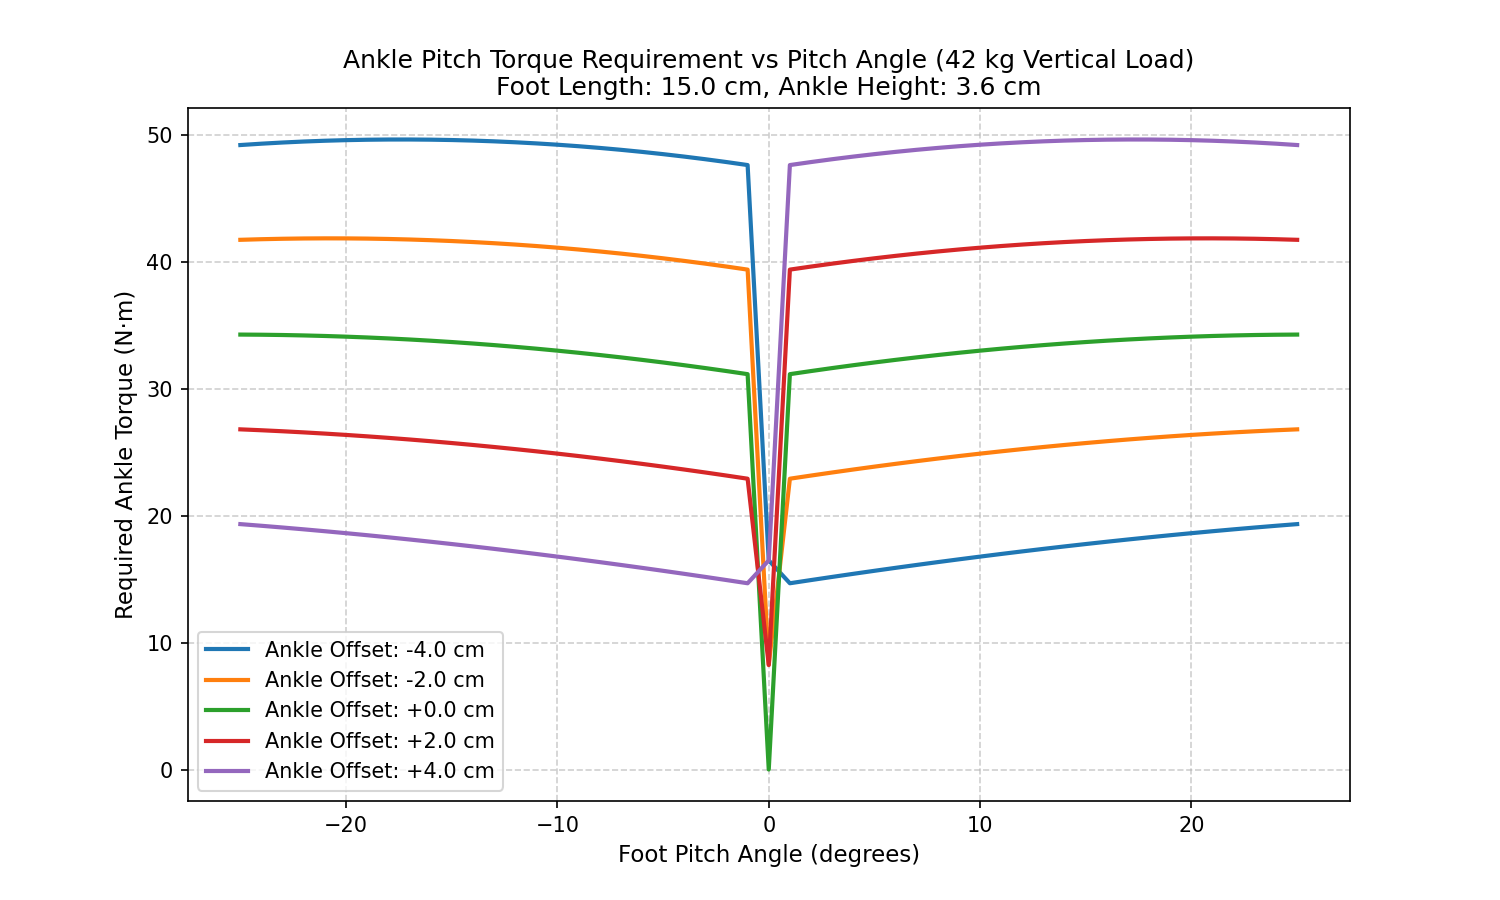

Source code (Python):
import numpy as np
import matplotlib.pyplot as plt

# Parameters
M = 42.0  # mass in kg
g = 9.81  # gravity m/s^2
W = M * g  # Weight force in N
foot_length = 0.15  # 15 cm
z_uj = 0.036  # 3.6 cm ankle height
pitch_range = np.arange(-25, 26, 1)  # -25 to +25 degrees
offsets = [-0.04, -0.02, 0.0, 0.02, 0.04]  # ankle offsets in m (-4cm, -2cm, 0, 2cm, 4cm)

# Ground contact points (heel = -foot_length/2, toe = +foot_length/2)
x_heel = -foot_length / 2.0
x_toe = foot_length / 2.0

plt.figure(figsize=(10, 6))

print("==========================================================================")
print("              ANKLE PITCH TORQUE REQUIREMENT FOR 42 KG LOAD               ")
print("==========================================================================")
print(f"Vertical Load: {M} kg ({W:.2f} N)")
print(f"Foot Length: {foot_length*100:.1f} cm | Ankle Height: {z_uj*100:.1f} cm")
print("Offsets represent ankle joint position relative to the foot center (0 cm).")
print("Negative offset = closer to heel, Positive offset = closer to toe.")
print("Torque values are in N·m (absolute values represent joint effort).")
print("==========================================================================\n")

# Print table header
header = "Pitch Angle | " + " | ".join([f"Offset {off*100:+.0f}cm" for off in offsets])
print(header)
print("-" * len(header))

# Sweep and calculate
for p_deg in [-25, -20, -15, -10, -5, 0, 5, 10, 15, 20, 25]:
    p_rad = np.radians(p_deg)
    row_vals = []
    for off in offsets:
        # Determine active contact point based on pitch direction
        if p_deg > 0:
            x_contact = x_heel
        elif p_deg < 0:
            x_contact = x_toe
        else:
            x_contact = 0.0 # neutral
            
        # Torque to support the load:
        # tau = W * (z_uj * sin(p) - (x_contact - off) * cos(p))
        tau = W * (z_uj * np.sin(p_rad) - (x_contact - off) * np.cos(p_rad))
        row_vals.append(f"{abs(tau):6.1f} N·m")
    print(f"    {p_deg:+3d}°   | " + " | ".join(row_vals))

# Calculate curves for the plot
for off in offsets:
    torques = []
    for p_deg in pitch_range:
        p_rad = np.radians(p_deg)
        if p_deg > 0:
            x_contact = x_heel
        elif p_deg < 0:
            x_contact = x_toe
        else:
            x_contact = 0.0
        tau = W * (z_uj * np.sin(p_rad) - (x_contact - off) * np.cos(p_rad))
        torques.append(abs(tau))
    plt.plot(pitch_range, torques, label=f"Ankle Offset: {off*100:+.1f} cm", linewidth=2)

plt.title(f"Ankle Pitch Torque Requirement vs Pitch Angle (42 kg Vertical Load)\nFoot Length: {foot_length*100:.1f} cm, Ankle Height: {z_uj*100:.1f} cm", fontsize=12)
plt.xlabel("Foot Pitch Angle (degrees)", fontsize=11)
plt.ylabel("Required Ankle Torque (N·m)", fontsize=11)
plt.grid(True, linestyle="--", alpha=0.6)
plt.legend(fontsize=10)
plt.savefig("ankle_load_offset_analysis.png", dpi=150)
print("\nPlot saved successfully to 'ankle_load_offset_analysis.png'")
